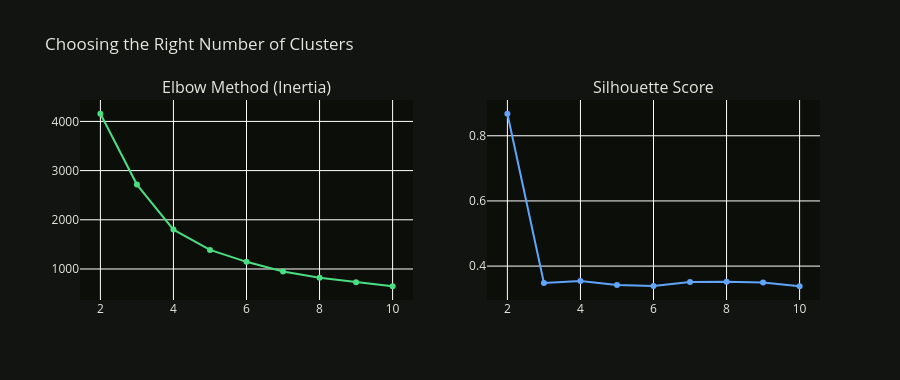

The code cell stored with this chart in its notebook:
### Markdown cell above
## 5. Find Optimal k — Elbow + Silhouette
Two methods to choose the right number of clusters:
- **Elbow method**: plot inertia vs k — look for the elbow where gain flattens
- **Silhouette score**: measures how well-separated clusters are (higher = better)

### Code cell
from sklearn.utils import resample

SAMPLE_SIZE = 2_000
if len(X_scaled) > SAMPLE_SIZE:
    X_sample = resample(X_scaled, n_samples=SAMPLE_SIZE, random_state=42)
else:
    X_sample = X_scaled

k_range    = range(2, 11)
inertias   = []
silhouettes = []

for k in k_range:
    km = KMeans(n_clusters=k, random_state=42, n_init=10)
    km.fit(X_sample)
    inertias.append(km.inertia_)
    silhouettes.append(silhouette_score(X_sample, km.labels_))

fig = make_subplots(
    rows=1, cols=2,
    subplot_titles=['Elbow Method (Inertia)', 'Silhouette Score']
)
fig.add_trace(
    go.Scatter(x=list(k_range), y=inertias,
               mode='lines+markers', line=dict(color='#4ade80'),
               name='Inertia'),
    row=1, col=1
)
fig.add_trace(
    go.Scatter(x=list(k_range), y=silhouettes,
               mode='lines+markers', line=dict(color='#60a5fa'),
               name='Silhouette'),
    row=1, col=2
)
fig.update_layout(
    height=380, showlegend=False,
    title='Choosing the Right Number of Clusters',
    plot_bgcolor='#0c0e0a', paper_bgcolor='#111410',
    font=dict(color='#e4e8e0')
)
fig.show()

best_k = k_range[silhouettes.index(max(silhouettes))]
print(f'Best k by silhouette score: {best_k} (score={max(silhouettes):.4f})')
print('Look at the elbow plot — choose k where inertia stops dropping sharply.')
print('Recommended: k=4 or k=5 for interpretable business segments.')

### Figure 1 — Plotly figure (JSON) as saved in the notebook; plotly's stock layout.template omitted (floating-point values rounded to 4 significant figures)
{"data": [{"line": {"color": "#4ade80"}, "mode": "lines+markers", "name": "Inertia", "type": "scatter", "x": [2, 3, 4, 5, 6, 7, 8, 9, 10], "xaxis": "x", "y": [4156.0, 2716.0, 1800.0, 1389.0, 1145.0, 950.6, 821.3, 728.3, 649.1], "yaxis": "y"}, {"line": {"color": "#60a5fa"}, "mode": "lines+markers", "name": "Silhouette", "type": "scatter", "x": [2, 3, 4, 5, 6, 7, 8, 9, 10], "xaxis": "x2", "y": [0.8676, 0.3481, 0.3544, 0.342, 0.3392, 0.3509, 0.3517, 0.3495, 0.3382], "yaxis": "y2"}], "layout": {"annotations": [{"font": {"size": 16}, "showarrow": false, "text": "Elbow Method (Inertia)", "x": 0.225, "xanchor": "center", "xref": "paper", "y": 1, "yanchor": "bottom", "yref": "paper"}, {"font": {"size": 16}, "showarrow": false, "text": "Silhouette Score", "x": 0.775, "xanchor": "center", "xref": "paper", "y": 1, "yanchor": "bottom", "yref": "paper"}], "font": {"color": "#e4e8e0"}, "height": 380, "paper_bgcolor": "#111410", "plot_bgcolor": "#0c0e0a", "showlegend": false, "title": {"text": "Choosing the Right Number of Clusters"}, "xaxis": {"anchor": "y", "domain": [0, 0.45]}, "xaxis2": {"anchor": "y2", "domain": [0.55, 1]}, "yaxis": {"anchor": "x", "domain": [0, 1]}, "yaxis2": {"anchor": "x2", "domain": [0, 1]}}}
